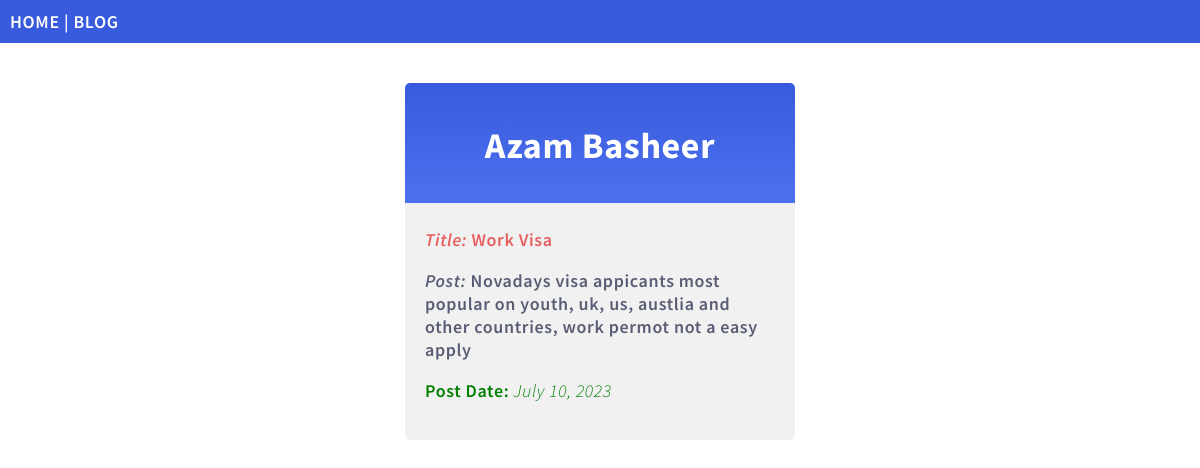
Screenshot of /Blog/details/2 with the database file from the repository.
### blogApp/models.py (models this page shows, shortened)
class BlogTable(models.Model):
    name = models.CharField(max_length=20)
    title = models.CharField(max_length=50)
    post = models.CharField(max_length=255)
    post_date = models.DateField(null= True)

### blogApp/views.py (the view)
# urls.py: path('Blog/details/<int:id>', views.details, name= 'details'),
def details(request, id):
    myblog = BlogTable.objects.get(id= id)
    template = loader.get_template('details.html')
    context = {
        'myblog': myblog,
    }
    return HttpResponse(template.render(context, request))

### blogApp/templates/details.html (shortened to what this page needs)
{% extends 'master.html' %}
{% block content %}
    <div class="mycard">
        <h1>{{ myblog.name }}</h1>
        <p class="title"><i>Title:</i> {{myblog.title}}</p>
        <p><i>Post:</i> {{myblog.post}}</p>
        <p class="date">Post Date: <em style="font-weight: 300;">{{myblog.post_date}}</em></p>
    </div>
{% endblock content %}

### mystaticfiles/myglobal.css (style rules this page uses)
body { margin: 0; font: 600 18px 'Source Sans Pro', sans-serif; letter-spacing: 0.64px; color: #585d74; }
.mycard { background-color: #f1f1f1; background-image: linear-gradient(to bottom, #375bdc, #4d70ef); background-size: 100% 120px; background-repeat: no-repeat; margin: 40px auto; width: 350px; border-radius: 5px; box-shadow: 0 5px 7px -1 rgba(51,51,51, 0.23); padding: 20px; }
.mycard h1 { text-align: center; color: #ffffff; margin: 20px 0 60px 0; }

### blogApp/static/myfirst.css (style rules this page uses)
.date { color: green; }
.title { color: rgba(231, 70, 70, 0.857); }

### rows the page displays
BlogTable: name "Azam Basheer", title "Work Visa", post "Novadays visa appicants most popular on youth, uk, us, austlia and other countries, work permot not a easy apply", post_date "July 10, 2023"
